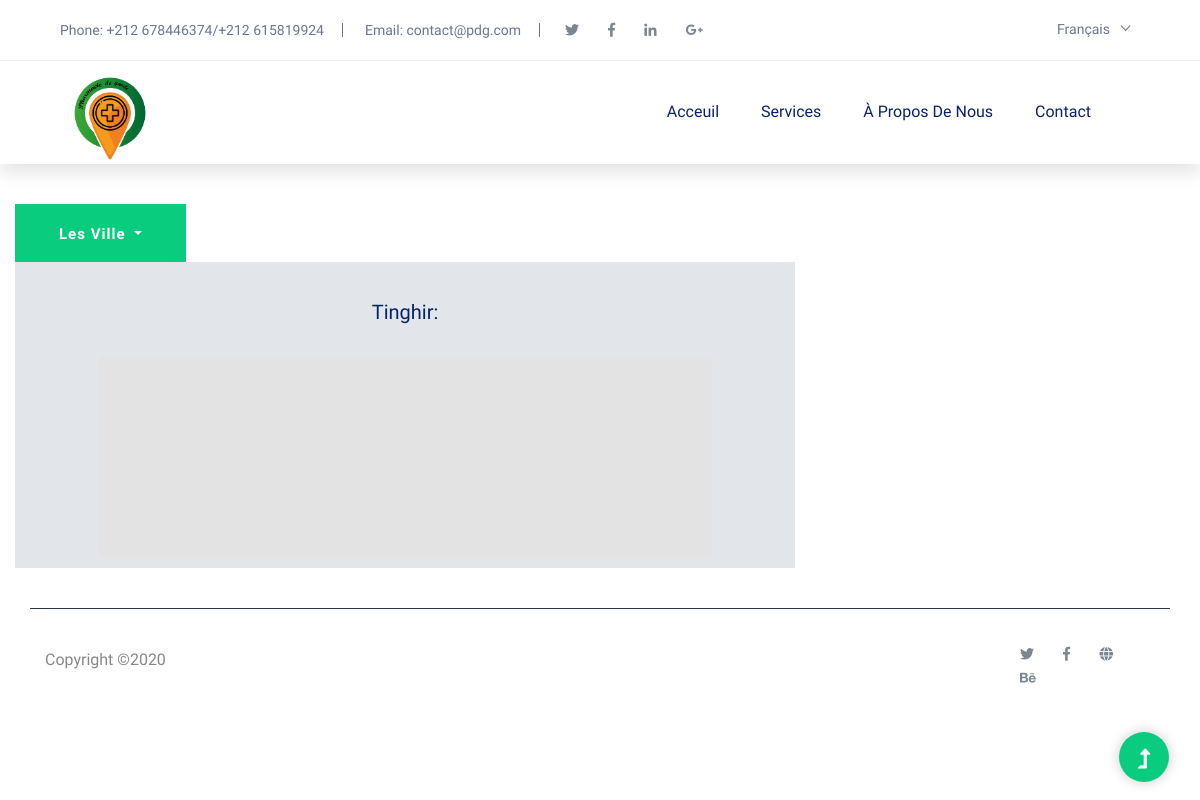
Before: /tinghir.php with the older database file.
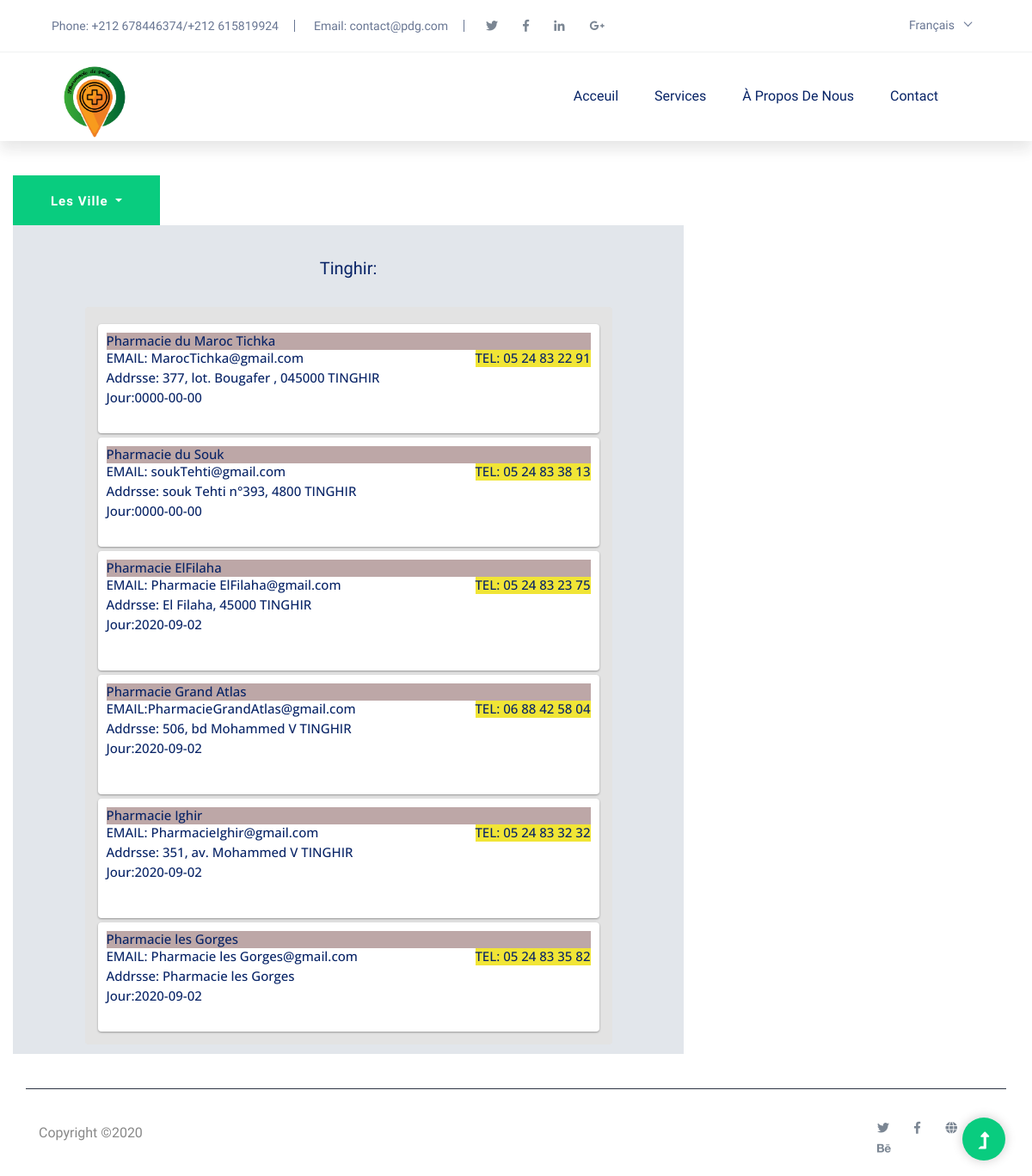
After: the same page with the newer database file.
### tables this page shows
CREATE TABLE `phara` (
  `phara_id` int(11) NOT NULL,
  `name` text NOT NULL,
  `day` date NOT NULL,
  `ville_id` int(11) NOT NULL,
  `tel` varchar(255) NOT NULL,
  `mail` varchar(255) NOT NULL,
  `addrsse` varchar(255) NOT NULL
);

### tinghir.php (the view, shortened to what this page needs)
<?php
$hostname = "localhost";
$username = "root";
$password = "";
$dbname = "zentao";
$conn = mysqli_connect($hostname, $username, $password, $dbname);
?>
<!doctype html>
<html class="no-js" lang="zxx">
<head>
	<link rel="stylesheet" href="assets/css/bootstrap.min.css">
	<link rel="stylesheet" href="assets/css/owl.carousel.min.css">
	<link rel="stylesheet" href="assets/css/slicknav.css">
    <link rel="stylesheet" href="assets/css/flaticon.css">
    <link rel="stylesheet" href="assets/css/progressbar_barfiller.css">
    <link rel="stylesheet" href="assets/css/gijgo.css">
    <link rel="stylesheet" href="assets/css/animate.min.css">
    <link rel="stylesheet" href="assets/css/animated-headline.css">
	<link rel="stylesheet" href="assets/css/magnific-popup.css">
	<link rel="stylesheet" href="assets/css/fontawesome-all.min.css">
	<link rel="stylesheet" href="assets/css/themify-icons.css">
	<link rel="stylesheet" href="assets/css/slick.css">
    <link rel="stylesheet" href="assets/css/nice-select.css">
    <link rel="stylesheet" href="admin/css/task.css">
	<link rel="stylesheet" href="assets/css/style.css">
</head>
<body>
    <header>
        <div class="header-area">
            <div class="main-header ">
                <div class="header-top d-none d-lg-block">
                    <div class="container-fluid">
                        <div class="col-xl-12">
                            <div class="row d-flex justify-content-between align-items-center">
                                <div class="header-info-left d-flex">
                                    <ul>
                                        <li>Phone: +212 678446374/+212 615819924</li>
                                        <li>Email: contact@pdg.com</li>
                                    </ul>
                                    <div class="header-social">
                                        <ul>
                                            <li><a href="#"><i class="fab fa-twitter"></i></a></li>
                                            <li><a  href="https://www.facebook.com/sai4ull"><i class="fab fa-facebook-f"></i></a></li>
                                            <li><a href="#"><i class="fab fa-linkedin-in"></i></a></li>
                                            <li> <a href="#"><i class="fab fa-google-plus-g"></i></a></li>
                                        </ul>
                                    </div>
                                </div>
                                <div class="header-info-right d-flex align-items-center">
                                    <div class="select-this">
                                    </div>
                                </div>
                            </div>
                        </div>
                    </div>
                </div>
                <div class="header-bottom  header-sticky">
                    <div class="container-fluid">
                        <div class="row align-items-center">
                            <div class="col-xl-2 col-lg-2">
                                <div class="logo">
                                    <a href="index.html"><img class="pdglogo" src="assets/img/logo/PDG LOGO.png" alt=""></a>
                                </div>
                            </div>
                            <div class="col-xl-10 col-lg-10">
                                <div class="menu-wrapper  d-flex align-items-center justify-content-end">
                                    <div class="main-menu d-none d-lg-block">
                                        <nav>
                                            <ul id="navigation">
                                                <li><a href="index.php">Acceuil</a></li>
                                                <li><a href="#">Services</a>
                                                </li>
                                                <li><a href="about.php">À propos de nous</a></li>
                                                <li><a href="contact.php">Contact</a></li>
                                            </ul>
                                        </nav>
                                    </div>
                            </div>
                            <div class="col-12">
                            </div>
                        </div>
                    </div>
                </div>
            </div>
        </div>
    </header>
                  <body>
                        <div class="container">
                        <div class="dropdown">
                <a class="btn btn-secondary dropdown-toggle" href="#" role="button" id="dropdownMenuLink" data-toggle="dropdown" aria-haspopup="true" aria-expanded="false">
                 les ville
            </a>
                            <div class="row">
                            <div class="col-8">
     <section style="margin-top:2% ">
      <h2 style="margin-top:5%;text-align:center;">Tinghir:</h2>
      <div class="todolist" style="margin-top:3%;">
        <div class="column">
          <?php
            $posts = "SELECT  name, mail, tel, addrsse, day FROM phara where ville_id = '18' ";
            $all_posts = mysqli_query($conn, $posts);
            while ($row = mysqli_fetch_array($all_posts)) {
              echo "
              <div class='item'>
               <div class = item1> <h2 class='item-title'>".$row['name']." </h2>  </div>
                <div class = item2 > <h5 class='item-title'>TEL: ".$row['tel']." </h5> </div>
                <h6 class='item-title'> EMAIL:".$row['mail']." </h6>
                <h6 class='item-title'> Addrsse:".$row['addrsse']." </h6>
                <h6 class='item-title'> Jour:".$row['day']." </h6>
              </div>";
            }
          ?>
        </div>
      </div>
    </section>
                            </div>
                            </div>
                            </div>
    </body>
            <div class="footer-bottom-area">
                <div class="container">
                    <div class="footer-border">
                        <div class="row d-flex justify-content-between align-items-center">
                            <div class="col-xl-10 col-lg-9 ">
                                <div class="footer-copy-right">
                                    <p> Copyright &copy;<script>document.write(new Date().getFullYear());</script>
                                </div>
                            </div>
                            <div class="col-xl-2 col-lg-3">
                                <div class="footer-social f-right">
                                    <a href="#"><i class="fab fa-twitter"></i></a>
                                    <a  href="#"><i class="fab fa-facebook-f"></i></a>
                                    <a href="#"><i class="fas fa-globe"></i></a>
                                    <a href="#"><i class="fab fa-behance"></i></a>
                                </div>
                            </div>
                        </div>
                    </div>
                </div>
            </div>
    <div id="back-top" >
        <a title="Go to Top" href="#"> <i class="fas fa-level-up-alt"></i></a>
    </div>
    </body>
</html>

### admin/css/task.css (style rules this page uses)
.todolist { width: 100%; height: 100; display: flex; justify-content: center; align-items: center; flex-direction: row; flex-wrap: wrap; }
.column { display: flex; flex-direction: column; flex-wrap: wrap; background-color: #e3e3e3; padding: 15px; border-radius: 4px; margin: 10px 5px; width: 613px; min-height: 200px; }
.item { margin-top: 5px; padding: 10px; background-color: #fff; box-shadow: 0 1px 3px rgba(0, 0, 0, 0.12), 0 1px 2px rgba(0, 0, 0, 0.24); border-radius: 4px; }
.item1 { background-color: rgb(189, 167, 167); height: 20px; }
.item2 { background-color: rgb(241, 229, 54); height: 20px; margin-bottom: 10px; float: right; }
.item .item-title { font-family: 'Open Sans', sans-serif; font-size: 15px; }

### tinghir.php (style rules this page uses)
.col, .col-8 { border: 1px solid #E2E6EB; margin-right: 25px; height: 100%; background-color: #E2E6EB; }
.container { margin-top: 40px; }

Changed rows visible on the page:
added phara: name "Pharmacie du Maroc Tichka", tel "05 24 83 22 91", mail "MarocTichka@gmail.com", addrsse "377, lot. Bougafer , 045000 TINGHIR", day "0000-00-00"
added phara: name "Pharmacie du Souk", tel "05 24 83 38 13", mail "soukTehti@gmail.com", addrsse "souk Tehti n°393, 4800 TINGHIR", day "0000-00-00"
added phara: name "Pharmacie ElFilaha", tel "05 24 83 23 75", mail "Pharmacie ElFilaha@gmail.com", addrsse "El Filaha, 45000 TINGHIR", day "2020-09-02"
added phara: name "Pharmacie Grand Atlas", tel "06 88 42 58 04", mail "PharmacieGrandAtlas@gmail.com", addrsse "506, bd Mohammed V TINGHIR", day "2020-09-02"
added phara: name "Pharmacie Ighir", tel "05 24 83 32 32", mail "PharmacieIghir@gmail.com", addrsse "351, av. Mohammed V TINGHIR", day "2020-09-02"
added phara: name "Pharmacie les Gorges", tel "05 24 83 35 82", mail "Pharmacie les Gorges@gmail.com", addrsse "Pharmacie les Gorges", day "2020-09-02"
